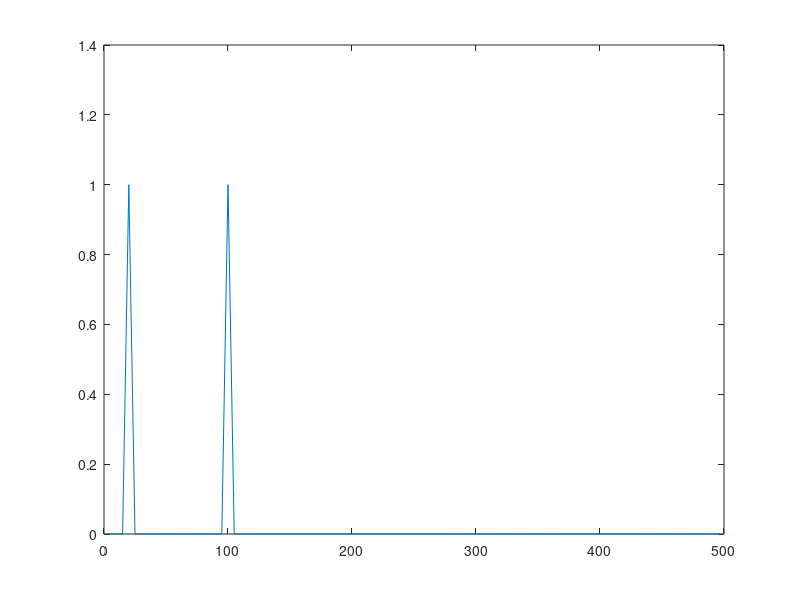

This chart was generated by the following MATLAB code:
Fs = 1000;            % Sampling frequency                    
T = 1/Fs;             % Sampling period       
L = 200;             % Length of signal
t = (0:L-1)*T;        % Time vector

S = 0.7*sin(2*pi*50*t) + sin(2*pi*120*t);

X = S + 2*randn(size(t));

plot(1000*t(1:50),X(1:50))
title('Signal Corrupted with Zero-Mean Random Noise')
xlabel('t (milliseconds)')
ylabel('X(t)')

Y = fft(X);
P2 = abs(Y/L);
P1 = P2(1:L/2+1);
P1(2:end-1) = 2*P1(2:end-1);

f = Fs*(0:(L/2))/L;
plot(f,P1) 
title('Single-Sided Amplitude Spectrum of X(t)')
xlabel('f (Hz)')
ylabel('|P1(f)|')


%test

A = sin(2*pi*20*t) + sin(2*pi*100*t);
plot(1000*t, X);

B = fft(A)
P2 = abs(B/L);
P1 = P2(1:L/2+1);
P1(2:end-1) = 2*P1(2:end-1);

f = Fs*(0:(L/2))/L;
plot(f,P1) 